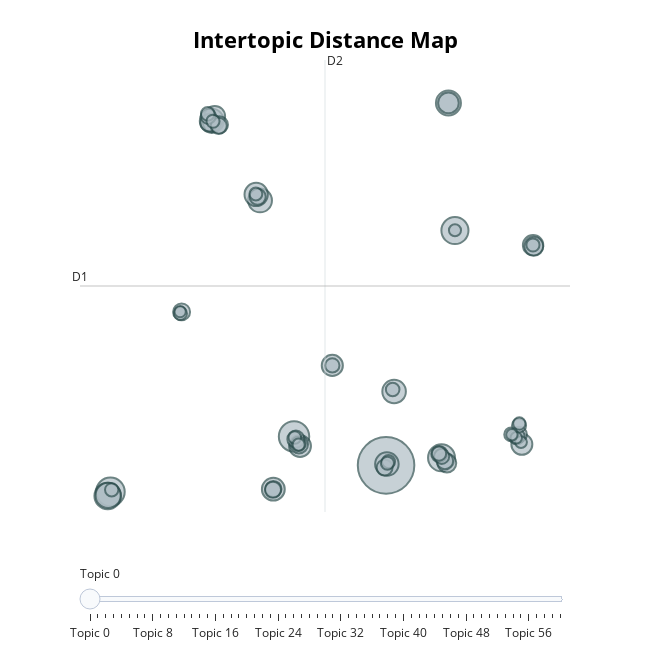

Notebook source saved alongside this figure:
### Code cell
# topic_model.visualize_topics()
